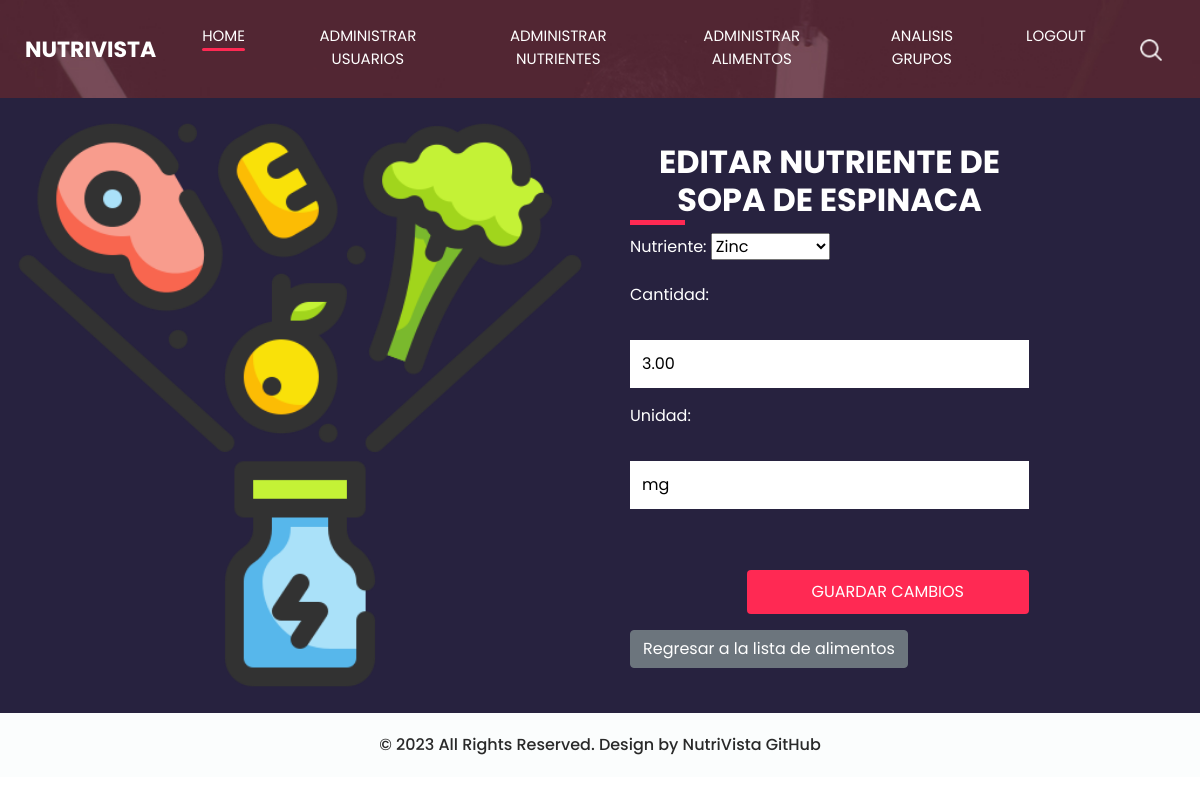
/super/editar_nutriente_de_alimento/26/26/ (signed in), run on the app's committed database.
### base/models.py (models this page shows, shortened)
class Alimento(models.Model):
    usuario = models.ForeignKey(User, on_delete=models.CASCADE)  # Added this line to associate each food item with a user.
    nombre = models.CharField(max_length=255)
    calorias = models.DecimalField(max_digits=6, decimal_places=2)
    proteinas = models.DecimalField(max_digits=6, decimal_places=2)
    carbohidratos = models.DecimalField(max_digits=6, decimal_places=2)
    grasas = models.DecimalField(max_digits=6, decimal_places=2)
    descripcion = models.TextField(null=True, blank=True)
    imagen = models.ImageField(upload_to='alimentos_imagenes/', null=True, blank=True)
    nutrientes = models.ManyToManyField(Nutriente, through='AlimentoNutriente')  # Relación ManyToMany agregada

class AlimentoNutriente(models.Model):
    alimento = models.ForeignKey(Alimento, on_delete=models.CASCADE)
    nutriente = models.ForeignKey(Nutriente, on_delete=models.CASCADE)
    cantidad = models.DecimalField(max_digits=6, decimal_places=2)
    unidad = models.CharField(max_length=20)

### base/views.py (the view)
# urls.py: path('super/editar_nutriente_de_alimento/<int:alimento_id>/<int:relacion_id>/',
@login_required
@user_passes_test(lambda u: u.is_superuser)
def editar_nutriente_de_alimento(request, alimento_id, relacion_id):
    alimento = get_object_or_404(Alimento, id=alimento_id)
    relacion = get_object_or_404(AlimentoNutriente, id=relacion_id) # Asume que tienes un modelo llamado AlimentoNutriente
    if request.method == "POST":
        form = AlimentoNutrienteForm(request.POST, instance=relacion)
        if form.is_valid():
            form.save()
            return redirect('listar_todos_alimentos')
    else:
        form = AlimentoNutrienteForm(instance=relacion)
    return render(request, 'base/editar_nutriente_de_alimento.html', {'form': form, 'alimento': alimento})

### base/forms.py
class AlimentoNutrienteForm(forms.ModelForm):
    class Meta:
        model = AlimentoNutriente
        fields = '__all__'
        exclude = ['alimento']

### base/models.py (called while the page is built)
    def __str__(self):
        return self.nombre

### base/templates/base/editar_nutriente_de_alimento.html (shortened to what this page needs)
{% load static %}
<html>
<head>
    <link rel="stylesheet" type="text/css" href="https://cdnjs.cloudflare.com/ajax/libs/OwlCarousel2/2.3.4/assets/owl.carousel.min.css" />
    <link rel="stylesheet" type="text/css" href="{% static 'css/bootstrap.css' %}" />
    <link href="{% static 'css/style.css' %}" rel="stylesheet" />
    <link href="{% static 'css/responsive.css' %}" rel="stylesheet" />
</head>
<body class="sub_page">
    <div class="hero_area">
        <header class="header_section">
            <div class="container-fluid">
                <nav class="navbar navbar-expand-lg custom_nav-container ">
                    <a class="navbar-brand" href="{% url 'main_page' %}">
                        <span>
                            NutriVista
                        </span>
                    </a>
                    <div class="collapse navbar-collapse" id="navbarSupportedContent">
                        <div class="d-flex ml-auto flex-column flex-lg-row align-items-center">
                          <ul class="navbar-nav  ">
                            <li class="nav-item active">
                              <a class="nav-link" href="{% url 'main_page' %}">Home <span class="sr-only">(current)</span></a>
                            </li>
                            {% if user.is_superuser %}
                            <li class="nav-item ">
                              <a class="nav-link" href="{% url 'lista_usuarios_inactivos' %}"> Administrar Usuarios</a>
                            </li>
                            <li class="nav-item ">
                              <a class="nav-link" href="{% url 'listar_nutrientes' %}"> Administrar Nutrientes</a>
                            </li>
                            <li class="nav-item ">
                              <a class="nav-link" href="{% url 'listar_todos_alimentos' %}"> Administrar Alimentos</a>
                            </li>
                              <li class="nav-item ">
                                  <a class="nav-link" href="{% url 'analisis-consumo' %}"> Analisis Grupos</a>
                            </li>
                            {% endif %}
                            <li class="nav-item">
                              <a class="nav-link" href="{% url 'logout' %}"> Logout</a>
                            </li>
                          </ul>
                            <div class="user_option">
                                <form class="form-inline my-2 my-lg-0 ml-0 ml-lg-4 mb-3 mb-lg-0">
                                    <button class="btn  my-2 my-sm-0 nav_search-btn" type="submit"></button>
                                </form>
                            </div>
                        </div>
                    </div>
                </nav>
            </div>
        </header>
    </div>
    <section class="contact_section ">
        <div class="container-fluid">
            <div class="row">
                <div class="col-md-6 px-0">
                    <div class="img-box">
                        <img src="{% static 'images/2317045.png' %}" alt="">
                    </div>
                </div>
                <div class="col-lg-5 col-md-6">
                    <div class="form_container pr-0 pr-lg-5 mr-0 mr-lg-2">
                        <div class="heading_container">
                            <h2>
                                Editar Nutriente de {{ alimento.nombre }}
                            </h2>
                        </div>
                        <form method="post">
                            {{ form.as_p }}
                            <div class="d-flex ">
                                <button type="submit" class="btn btn-primary">Guardar Cambios</button>
                            </div>
                        </form>
                        <div class="mt-3">
                            <a href="{% url 'listar_todos_alimentos' %}" class="btn btn-secondary">Regresar a la lista de alimentos</a>
                        </div>
                    </div>
                </div>
            </div>
        </div>
    </section>
    <footer class="container-fluid footer_section">
        <p>
            &copy; 2023 All Rights Reserved. Design by NutriVista
            <a href="https://github.com/davidguillen2002/proyectoweb.git">GitHub</a>
        </p>
    </footer>
</body>
</html>

### base/static/css/style.css (style rules this page uses)
body { font-family: 'Poppins', sans-serif; color: #000000; background-color: #ffffff; }
.heading_container { display: -webkit-box; display: -ms-flexbox; display: flex; -webkit-box-pack: center; -ms-flex-pack: center; justify-content: center; text-align: center; }
.heading_container h2 { font-weight: bold; position: relative; padding-bottom: 5px; text-transform: uppercase; }
.heading_container h2::before { content: ""; position: absolute; bottom: 0; left: 50%; width: 55px; height: 5px; background-color: #ff2953; -webkit-transform: translateX(-50%); transform: translateX(-50%); }
.hero_area { height: 100vh; display: -webkit-box; display: -ms-flexbox; display: flex; -webkit-box-orient: vertical; -webkit-box-direction: normal; -ms-flex-direction: column; flex-direction: column; background-image: url(../images/hero-bg.jpg); background-size: cover; background-attachment: fixed; }
.sub_page .hero_area { height: auto; }
.header_section .container-fluid { padding-right: 25px; padding-left: 25px; }
.custom_nav-container.navbar-expand-lg .navbar-nav .nav-item .nav-link { margin: 10px 30px; padding: 0; padding-bottom: 3px; color: #ffffff; text-align: center; position: relative; text-transform: uppercase; font-size: 15px; }
.custom_nav-container.navbar-expand-lg .navbar-nav .nav-item .nav-link::after { display: none; content: ""; position: absolute; left: 0; bottom: 0; width: 100%; height: 3px; border-radius: 5px; background-color: #ffffff; }
.custom_nav-container.navbar-expand-lg .navbar-nav .nav-item.active a::after, .custom_nav-container.navbar-expand-lg .navbar-nav .nav-item:hover a::after { display: block; background-color: #ff2953; }
a, a:hover, a:focus { text-decoration: none; }
.btn, .btn:focus { outline: none !important; -webkit-box-shadow: none; box-shadow: none; }
.user_option { display: -webkit-box; display: -ms-flexbox; display: flex; -webkit-box-align: center; -ms-flex-align: center; align-items: center; }
.custom_nav-container .nav_search-btn { background-image: url(../images/search-icon.png); background-size: 22px; background-repeat: no-repeat; background-position-y: 7px; width: 35px; height: 35px; padding: 0; border: none; }
.navbar-brand { display: -webkit-box; display: -ms-flexbox; display: flex; -webkit-box-align: center; -ms-flex-align: center; align-items: center; position: relative; }
.navbar-brand span { font-size: 22px; text-transform: uppercase; font-weight: bold; color: #ffffff; position: relative; z-index: 3; }
.custom_nav-container { z-index: 99999; padding: 15px 0; }
.contact_section { position: relative; background-color: #27223f; color: #ffffff; }
.contact_section .heading_container { -webkit-box-pack: start; -ms-flex-pack: start; justify-content: start; }
.contact_section .heading_container h2::before { text-align: left; left: 0; -webkit-transform: none; transform: none; }
.contact_section .row { -webkit-box-align: center; -ms-flex-align: center; align-items: center; }
.contact_section .img-box img { width: 100%; }
.contact_section .form_container { padding: 45px 0 45px 15px; }
.contact_section input { width: 100%; border: none; background-color: #ffffff; outline: none; color: #000000; margin-top: 25px; padding: 12px; }
.contact_section input::placeholder { color: #2a2a2c; }
.contact_section button { padding: 10px 65px; outline: none; border: none; color: #ffffff; background: #ff2953; margin: 45px 0 0 auto; text-transform: uppercase; }
.footer_section { background-color: #fbfdfd; padding: 20px; font-weight: 500; }
.footer_section p { color: #292929; margin: 0; text-align: center; }
.footer_section a { color: #292929; }

### data on the page
Alimento: nombre "SOPA DE ESPINACA"
AlimentoNutriente: nutriente "Zinc", cantidad "3.00", unidad "mg"
